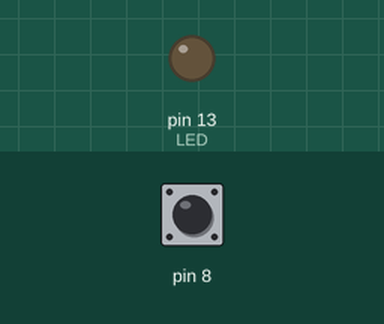
The sketch below on a simulated Arduino Uno, built with avr-gcc and run on an emulated ATmega328P. Parts: output pins drawn as LEDs (lit = HIGH). The test bench sets the inputs (shaded band); at power-on: pin 8 HIGH.

Above: at 5.0 s.
5.1 s: pin 8 pulled LOW for 0.15 s
At 5.6 s:
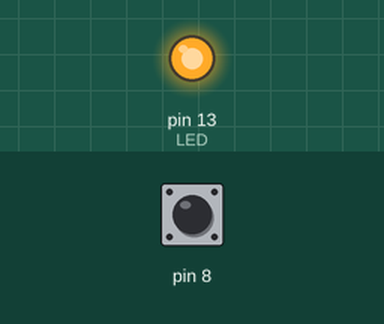
6.7 s: pin 8 pulled LOW for 1 s
At 8.0 s:
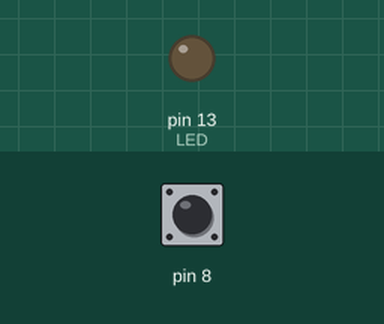
9.2 s: pin 8 pulled LOW for 3.2 s
At 9.9 s:
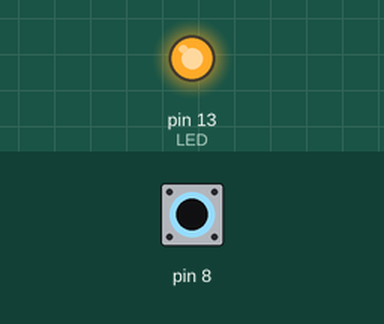
Timing chart, 0 to 12.2 s (numbered marks = the images above; inputs shaded):
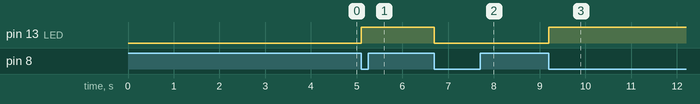

The sketch:

CPSlab2ex2baremetal.ino
```cpp
#include <avr/io.h>
#include <avr/interrupt.h>

volatile uint8_t ledState = 0;

ISR(PCINT0_vect) {
  // Check if pin 8 (PB0) is LOW
  if (!(PINB & (1 << PINB0))) {
    ledState ^= 1; // Toggle LED
    if (ledState)
      PORTB |= (1 << PORTB5);  // Turn LED on (pin 13 = PB5)
    else
      PORTB &= ~(1 << PORTB5); // Turn LED off
  }
}

int main(void) {
  // --- Pin setup ---
  DDRB |= (1 << DDB5);    // Set PB5 (pin 13) as output
  DDRB &= ~(1 << DDB0);   // Set PB0 (pin 8) as input
  PORTB |= (1 << PORTB0); // Enable pull-up on PB0

  // --- Interrupt setup ---
  PCICR |= (1 << PCIE0);   // Enable pin change interrupt for Port B
  PCMSK0 |= (1 << PCINT0); // Enable interrupt on PB0 (pin 8)

  sei(); // Enable global interrupts

  while (1) {
    // Do nothing; waiting for interrupt
  }
}
```

Measured:
- after the input at 5.1 s, pin 13 (LED): LOW → HIGH at once
- after the input at 6.7 s, pin 13 (LED): HIGH → LOW at once
- after the input at 9.2 s, pin 13 (LED): LOW → HIGH at once
